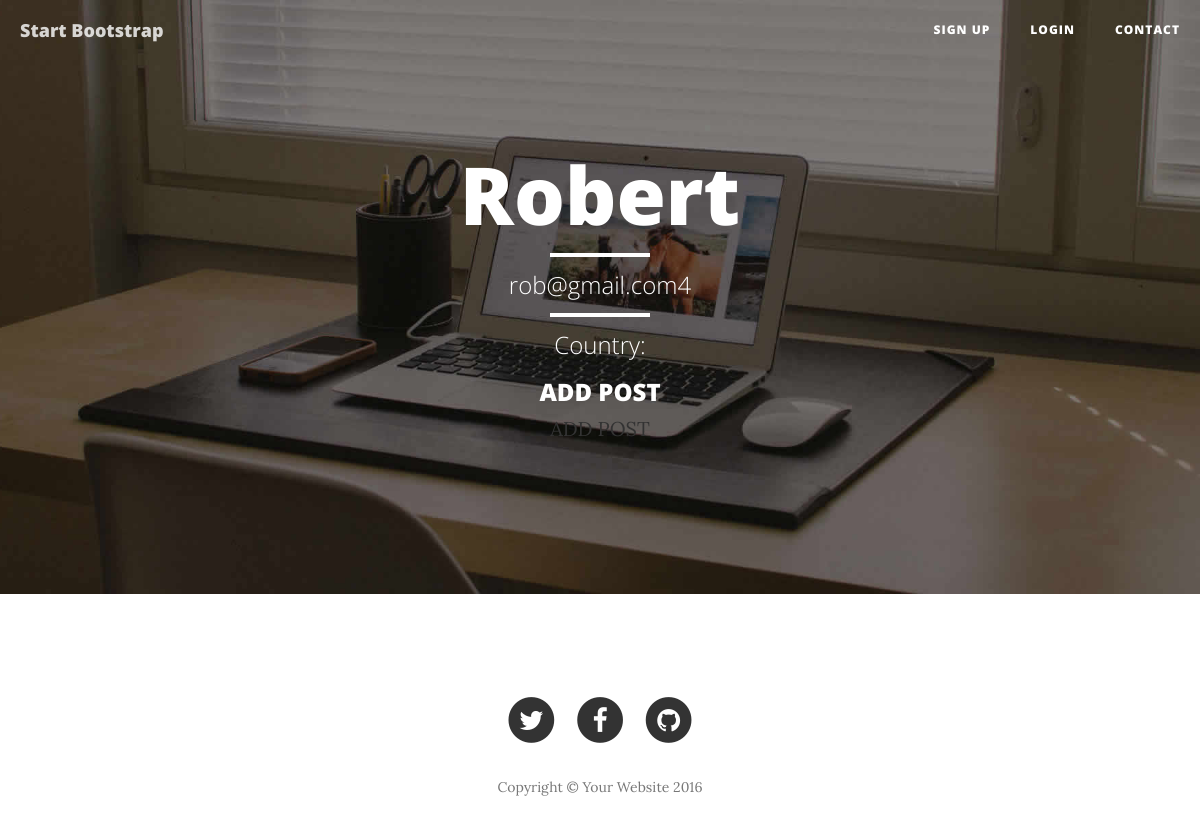
The page /profile/4/ on the database its author committed.
### blog_app/models.py (models this page shows, shortened)
class Author(models.Model):
      names=models.CharField(max_length=200)
      email=models.EmailField(max_length=255)

### blog_app/views.py (the view)
# urls.py: path('profile/<int:author_id>/', author_profile_page, name="profile"),
def author_profile_page(request, author_id):
    profile_page=Author.objects.get(id=author_id)
    context={
        "author":profile_page
    }
    return render(request, "main/profile.html", context)

### templates/main/profile.html (shortened to what this page needs)
{%extends "base.html"%}
{%load static%}
{%block content%}
    <header class="intro-header" style="background-image: url({%static 'img/home-bg.jpg'%})">
        <div class="container">
            <div class="row">
                <div class="col-lg-8 col-lg-offset-2 col-md-10 col-md-offset-1">
                    <div class="site-heading">
                        <h1>{{author.names}}</h1>
                        <hr class="small">
                        <span class="subheading">{{author.email}}{{author.id}}</span>
                        <hr class="small">
                        <span class="subheading">Country: {{author.authorprofile.country}}</span>
                        <h3>ADD POST</h3>
                            <a href="{% url 'new_post' author.id %}" >ADD POST</a>
                </div>
            </div>
        </div>
    </header>
{%endblock content%}

### rows shown on the page
Author: names "Robert", email "rob@gmail.com", id "4"
